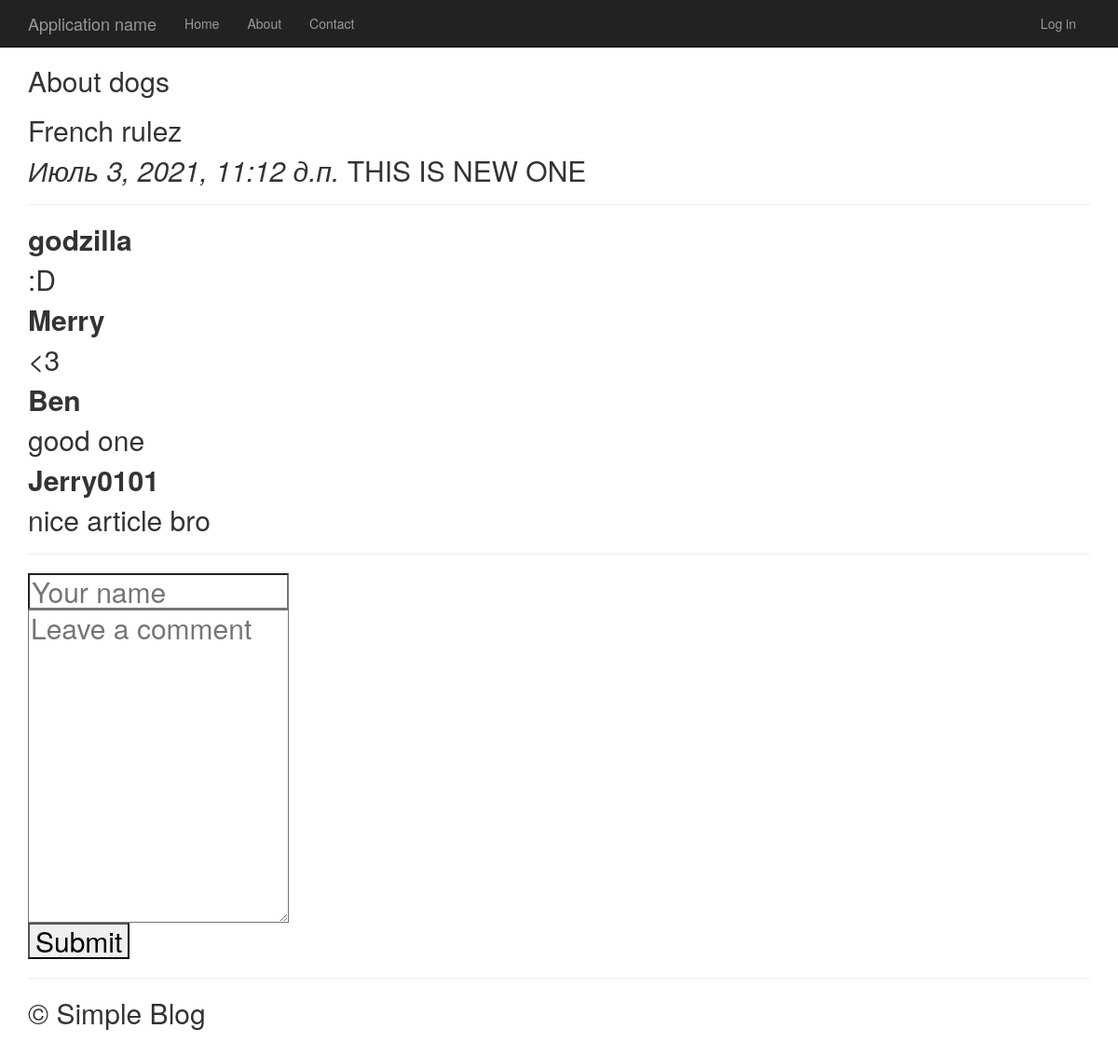
/1/, run on the app's committed database.
### app/models.py (models this page shows, shortened)
class Article(models.Model):
    article_title = models.CharField('Article Name', max_length = 200)
    article_text = models.TextField("Article Body")
    pub_date = models.DateTimeField("Date of publication")
    def was_published_recently(self):
        return self.pub_date >= (timezone.now() - datetime.timedelta(days = 7))
    class Meta:
        verbose_name = "Статья"
        verbose_name_plural = "Статьи"

class Comment(models.Model):
    article = models.ForeignKey(Article, on_delete = models.CASCADE)
    author_name = models.CharField('Author', max_length = 50)
    comment_text = models.CharField("Comment Body", max_length = 200)
    class Meta:
        verbose_name = "Комментарий"
        verbose_name_plural = "Комментарии"

### app/views.py (the view)
# urls.py: path('<int:article_id>/', views.detail, name = 'detail'),
def detail(request, article_id):
    try:
        a = Article.objects.get( id = article_id )
    except:
        raise Http404("Article Not Found")
    latest_comments_list = a.comment_set.order_by('-id')[:10]
    return render(request, 'app/detail.html', {'article': a, 'latest_comments_list':latest_comments_list,})

### app/templates/app/detail.html (shortened to what this page needs)
{% extends "app/layout.html" %}
{% block content %}
	<h2>{{article.article_title}}<h2>
	<p>{{article.article_text}}<p>
	<em>{{article.pub_date}}</em>
	{% if article.was_published_recently %}
		THIS IS NEW ONE
	{% endif %}
	<hr>
	{% if latest_comments_list  %}
		{% for comment in latest_comments_list %}
			<p>
				<strong>{{comment.author_name}}</strong>
				<p>{{comment.comment_text}}</p>
			</p>
		{% endfor %}
	{% else %}
	There is no comments yet
	{% endif %}
	<hr>
	<form action="{% url 'leave_comment' article.id %}" method="post">
		<input type="text" required placeholder="Your name" name="name"><br>
		<textarea name="text" required placeholder="Leave a comment" cols="30" rows="10"></textarea><br>
		<button type="submit">Submit</button>
	</form>
{% endblock %}

### app/static/app/content/site.css (style rules this page uses)
body { padding-top: 50px; padding-bottom: 20px; }
input, select, textarea { max-width: 280px; }

### data on the page
Article: article_title "About dogs", article_text "French rulez", pub_date "Июль 3, 2021, 11:12 д.п."
Comment: author_name "godzilla", comment_text ":D"
Comment: author_name "Merry", comment_text "<3"
Comment: author_name "Ben", comment_text "good one"
Comment: author_name "Jerry0101", comment_text "nice article bro"
